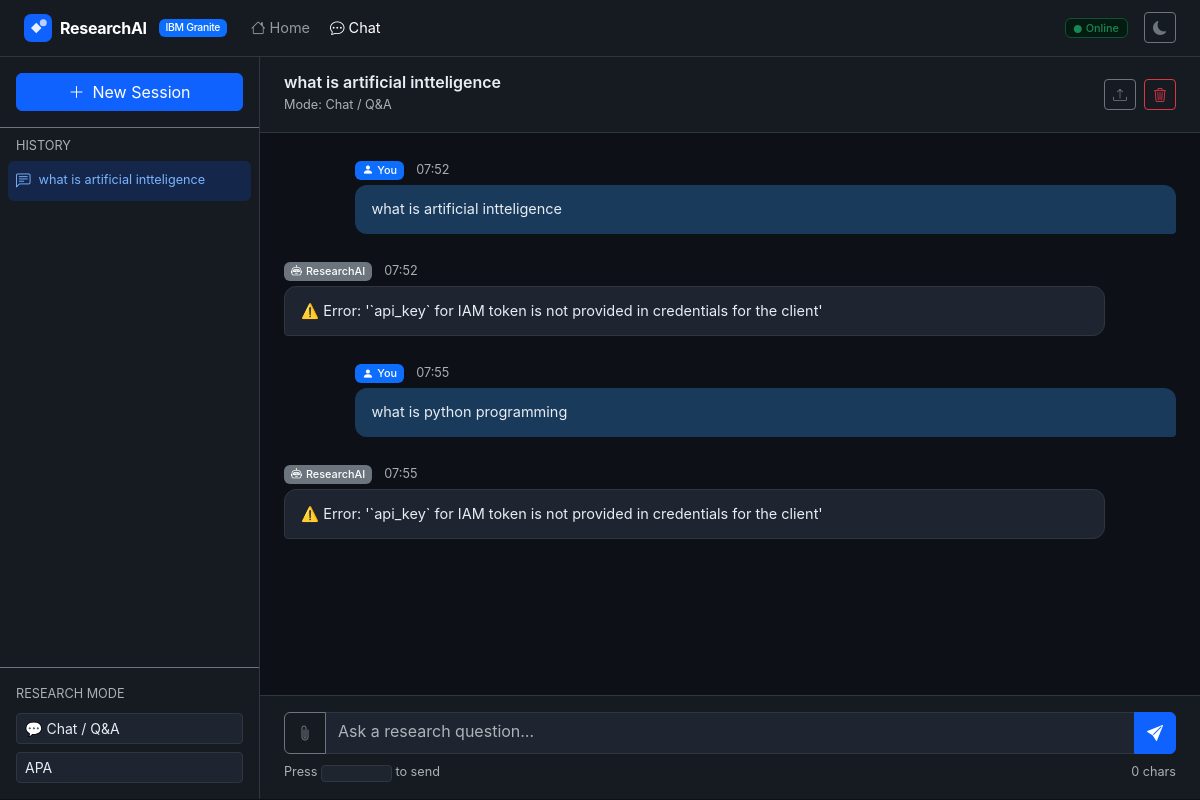
The page /chat/1 on the database its author committed.
### models.py (models this page shows, shortened)
class ChatSession(db.Model):
    __tablename__ = "chat_sessions"
    id          = db.Column(db.Integer, primary_key=True)
    title       = db.Column(db.String(200), default="New Session")
    created_at  = db.Column(db.DateTime, default=datetime.utcnow)
    updated_at  = db.Column(db.DateTime, default=datetime.utcnow, onupdate=datetime.utcnow)
    messages    = db.relationship("ChatMessage", backref="session", lazy=True, cascade="all, delete-orphan")

class ChatMessage(db.Model):
    __tablename__ = "chat_messages"
    id          = db.Column(db.Integer, primary_key=True)
    session_id  = db.Column(db.Integer, db.ForeignKey("chat_sessions.id"), nullable=False)
    role        = db.Column(db.String(20), nullable=False)   # user | assistant
    content     = db.Column(db.Text, nullable=False)
    msg_type    = db.Column(db.String(30), default="text")   # text | search | report | citation
    created_at  = db.Column(db.DateTime, default=datetime.utcnow)

### app.py (the view)
@app.route("/chat")
@app.route("/chat/<int:session_id>")
def chat(session_id=None):
    if session_id:
        session = db.session.get(ChatSession, session_id)
        if session is None:
            return "Session not found", 404
        messages = ChatMessage.query.filter_by(session_id=session_id).order_by(ChatMessage.created_at).all()
    else:
        session = None
        messages = []
    sessions = ChatSession.query.order_by(ChatSession.updated_at.desc()).limit(20).all()
    return render_template("chat.html", session=session, messages=messages, sessions=sessions, agent=AGENT_INSTRUCTIONS)

### templates/chat.html (shortened to what this page needs)
{% extends "base.html" %}
{% block content %}
<div class="chat-layout d-flex" style="height:calc(100vh - 58px); overflow:hidden">
  <aside class="chat-sidebar d-flex flex-column border-end border-secondary" style="width:260px;min-width:220px">
    <div class="p-3 border-bottom border-secondary">
      <button class="btn btn-primary w-100" id="btnNewSession">
        <i class="bi bi-plus-lg me-2"></i>New Session
      </button>
    </div>
    <div class="p-2 flex-grow-1 overflow-auto">
      <p class="text-muted small px-2 mb-1">HISTORY</p>
      <div id="sessionList">
        {% for s in sessions %}
        <a href="/chat/{{ s.id }}"
           class="session-item d-flex align-items-center gap-2 px-2 py-2 rounded text-decoration-none mb-1
                  {% if session and session.id == s.id %}active{% endif %}">
          <i class="bi bi-chat-left-text flex-shrink-0"></i>
          <span class="text-truncate small">{{ s.title }}</span>
        </a>
        {% else %}
        <p class="text-muted small px-2">No sessions yet.</p>
        {% endfor %}
      </div>
    </div>
    <div class="p-3 border-top border-secondary">
      <p class="text-muted small mb-2">RESEARCH MODE</p>
      <select class="form-select form-select-sm bg-dark text-white border-secondary" id="modeSelect">
        <option value="chat">💬 Chat / Q&A</option>
      </select>
      <select class="form-select form-select-sm bg-dark text-white border-secondary mt-2" id="citationStyle">
        <option value="APA">APA</option>
      </select>
    </div>
  </aside>
  <main class="d-flex flex-column flex-grow-1 overflow-hidden">
    <div class="chat-header px-4 py-3 border-bottom border-secondary d-flex align-items-center justify-content-between">
      <div>
        <h6 class="mb-0 fw-semibold" id="sessionTitle">
          {% if session %}{{ session.title }}{% else %}New Research Session{% endif %}
        </h6>
        <small class="text-muted" id="modeLabel">Mode: Chat / Q&A</small>
      </div>
      <div class="d-flex gap-2">
        <button class="btn btn-sm btn-outline-secondary" id="btnUploadPdf" title="Upload PDF">
          <i class="bi bi-upload"></i>
        </button>
        <button class="btn btn-sm btn-outline-danger" id="btnClearChat" title="Clear chat">
          <i class="bi bi-trash3"></i>
        </button>
      </div>
    </div>
    <div class="chat-messages flex-grow-1 overflow-auto p-4" id="chatMessages">
      {% if messages %}
        {% for msg in messages %}
        <div class="chat-bubble {{ msg.role }} mb-4" data-type="{{ msg.msg_type }}">
          <div class="bubble-meta mb-1">
            <span class="badge {% if msg.role=='user' %}bg-primary{% else %}bg-secondary{% endif %} me-2">
              {% if msg.role=='user' %}<i class="bi bi-person-fill me-1"></i>You{% else %}<i class="bi bi-robot me-1"></i>ResearchAI{% endif %}
            </span>
            <small class="text-muted">{{ msg.created_at.strftime('%H:%M') }}</small>
          </div>
          <div class="bubble-content {% if msg.role=='assistant' %}markdown-body{% endif %}">
            {% if msg.role=='assistant' %}{{ msg.content | safe }}{% else %}{{ msg.content }}{% endif %}
          </div>
        </div>
        {% endfor %}
      {% endif %}
    </div>
    <div class="chat-input-bar px-4 py-3 border-top border-secondary">
      <div class="input-group">
        <button class="btn btn-outline-secondary" id="btnAttach" title="Attach PDF">
          <i class="bi bi-paperclip"></i>
        </button>
        <textarea class="form-control bg-dark text-white border-secondary" id="userInput"
                  placeholder="Ask a research question…" rows="1" style="resize:none;"></textarea>
        <button class="btn btn-primary" id="btnSend">
          <i class="bi bi-send-fill"></i>
        </button>
      </div>
      <div class="d-flex justify-content-between mt-2">
        <small class="text-muted">Press <kbd>Ctrl+Enter</kbd> to send</small>
        <small class="text-muted" id="charCount">0 chars</small>
      </div>
    </div>
  </main>
</div>
{% endblock %}

### templates/base.html (shortened to what this page needs)
<!DOCTYPE html>
<html lang="en" data-bs-theme="dark">
<head>
  <link href="https://cdn.jsdelivr.net/npm/bootstrap@5.3.3/dist/css/bootstrap.min.css" rel="stylesheet"/>
  <link href="https://cdn.jsdelivr.net/npm/bootstrap-icons@1.11.3/font/bootstrap-icons.css" rel="stylesheet"/>
  <link href="{{ url_for('static', filename='css/style.css') }}" rel="stylesheet"/>
</head>
<body>
<nav class="navbar navbar-expand-lg navbar-dark bg-dark border-bottom border-secondary sticky-top">
  <div class="container-fluid px-4">
    <a class="navbar-brand d-flex align-items-center gap-2 fw-bold" href="/">
      <svg width="28" height="28" viewBox="0 0 32 32" fill="none">
        <rect width="32" height="32" rx="8" fill="#0f62fe"/>
        <path d="M8 16 L14 10 L20 16 L14 22 Z" fill="white" opacity="0.9"/>
        <circle cx="22" cy="10" r="4" fill="white" opacity="0.7"/>
      </svg>
      ResearchAI
      <span class="badge bg-primary ms-1" style="font-size:.65rem">IBM Granite</span>
    </a>
    <div class="collapse navbar-collapse" id="navMain">
      <ul class="navbar-nav me-auto gap-1">
        <li class="nav-item"><a class="nav-link {% if request.endpoint=='index' %}active{% endif %}" href="/"><i class="bi bi-house me-1"></i>Home</a></li>
        <li class="nav-item"><a class="nav-link {% if request.endpoint in ['chat'] %}active{% endif %}" href="/chat"><i class="bi bi-chat-dots me-1"></i>Chat</a></li>
      </ul>
      <div class="d-flex align-items-center gap-3">
        <span class="badge bg-success-subtle text-success border border-success-subtle px-2 py-1">
          <i class="bi bi-circle-fill me-1" style="font-size:.5rem"></i>Online
        </span>
        <button class="btn btn-sm btn-outline-secondary" id="themeToggle" title="Toggle theme">
        </button>
      </div>
    </div>
  </div>
</nav>
{% block content %}{% endblock %}
</body>
</html>

### static/css/style.css (style rules this page uses)
:root { --ra-bg: #0d1117; --ra-surface: #161b22; --ra-surface2: #1e2530; --ra-border: #30363d; --ra-text: #e6edf3; --ra-muted: #8b949e; --ra-accent: #0f62fe; --ra-accent-h: #0353d9; --ra-success: #3fb950; --ra-warning: #d29922; --ra-user-bubble: #1a3a5c; --ra-ai-bubble: #1e2530; }
body { background: var(--ra-bg); color: var(--ra-text); font-family: -apple-system, "Segoe UI", system-ui, sans-serif; font-size: 14.5px; line-height: 1.65; }
.bg-dark { background: var(--ra-bg) !important; }
.navbar { background: var(--ra-surface) !important; border-color: var(--ra-border) !important; }
.navbar-brand { font-size: 1rem; letter-spacing: -.3px; }
.chat-sidebar { background: var(--ra-surface); border-color: var(--ra-border) !important; transition: width .25s; }
.session-item { color: var(--ra-text); transition: background .15s; }
.session-item.active { background: rgba(15,98,254,.18); color: #7ab4ff; }
.chat-header { background: var(--ra-surface); border-color: var(--ra-border) !important; }
.chat-messages { background: var(--ra-bg); }
.chat-input-bar { background: var(--ra-surface); border-color: var(--ra-border) !important; }
.chat-bubble { max-width: 92%; }
.chat-bubble.user { margin-left: auto; }
.chat-bubble.assistant { margin-right: auto; }
.bubble-content { padding: 12px 16px; border-radius: 12px; line-height: 1.7; word-break: break-word; }
.chat-bubble.user .bubble-content { background: var(--ra-user-bubble); border-bottom-right-radius: 4px; }
.chat-bubble.assistant .bubble-content { background: var(--ra-ai-bubble); border: 1px solid var(--ra-border); border-bottom-left-radius: 4px; }
#userInput { max-height: 160px; min-height: 42px; overflow-y: auto; transition: height .1s; }
.btn-primary { background: var(--ra-accent); border-color: var(--ra-accent); }
.badge { font-weight: 500; }
.form-control, .form-select { background: var(--ra-surface2) !important; border-color: var(--ra-border) !important; color: var(--ra-text) !important; }
kbd { background: var(--ra-surface2); border: 1px solid var(--ra-border); border-radius: 4px; padding: .15em .4em; font-size: .8em; }

### rows shown on the page
ChatSession: title "what is artificial intteligence"
ChatMessage: role "user" (drawn), created_at "07:52", content "what is artificial intteligence"
ChatMessage: role "assistant" (drawn), created_at "07:52", content "⚠️ Error: '`api_key` for IAM token is not provided in credentials for the client'"
ChatMessage: role "user" (drawn), created_at "07:55", content "what is python programming"
ChatMessage: role "assistant" (drawn), created_at "07:55", content "⚠️ Error: '`api_key` for IAM token is not provided in credentials for the client'"
